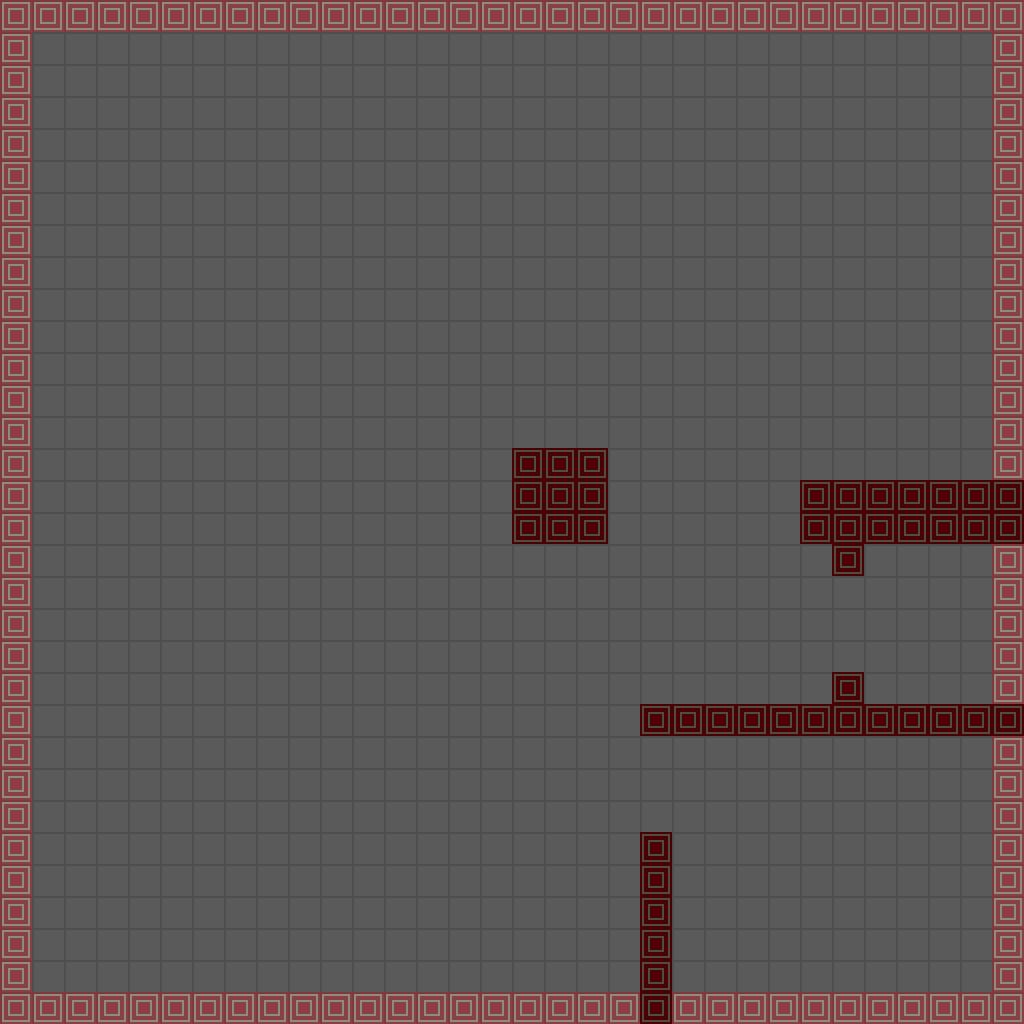

Tiled map render using the project's own tile images. Description and the map definition, with tile-layer contents summarised, below:
An orthogonal 32x32 tile map with 32x32 px tiles, 2 tile layers (world_1, collision), 2 tilesets and 20 objects (16x grave, player, musketeer, mage, knight).

<map version="1.0" orientation="orthogonal" renderorder="right-down" width="32" height="32" tilewidth="32" tileheight="32" nextobjectid="21">
 <properties>
  <property name="background_color" value="#898989" />
 </properties>
 <tileset firstgid="1" name="metatiles" tilewidth="32" tileheight="32">
  <image source="collision_tiles.png" width="160" height="32" />
  <tile id="0">
   <properties>
    <property name="type" value="solid" />
   </properties>
  </tile>
  <tile id="1">
   <properties>
    <property name="type" value="lslope" />
   </properties>
  </tile>
  <tile id="2">
   <properties>
    <property name="type" value="rslope" />
   </properties>
  </tile>
  <tile id="3">
   <properties>
    <property name="type" value="platform" />
   </properties>
  </tile>
  <tile id="4">
   <properties>
    <property name="type" value="breakable" />
   </properties>
  </tile>
 </tileset>
 <tileset firstgid="6" name="map_normal_1" tilewidth="32" tileheight="32">
  <image source="world_1_1.png" width="1024" height="1024" />
 </tileset>
 <layer name="world_1" width="32" height="32">
  <data>[1024 cells, 981 non-empty, 1 distinct tile ids]</data>
 </layer>
 <layer name="collision" width="32" height="32" opacity="0.3">
  <data>[1024 cells, 163 non-empty, 1 distinct tile ids]</data>
 </layer>
 <objectgroup name="entities">
  <object id="1" name="player" x="200" y="660" width="32" height="32" />
  <object id="2" name="musketeer" x="341" y="259" width="32" height="32" />
  <object id="3" name="mage" x="100" y="97" width="32" height="32" />
  <object id="4" name="knight" x="719" y="197" width="32" height="32" />
  <object id="5" name="grave" x="132" y="767" width="32" height="32" />
  <object id="6" name="grave" x="190" y="767" width="31" height="32" />
  <object id="7" name="grave" x="248" y="766" width="32" height="32" />
  <object id="8" name="grave" x="302" y="768" width="32" height="32" />
  <object id="9" name="grave" x="130" y="827" width="32" height="32" />
  <object id="10" name="grave" x="189" y="825" width="32" height="32" />
  <object id="11" name="grave" x="247" y="823" width="32" height="32" />
  <object id="12" name="grave" x="305" y="826" width="32" height="32" />
  <object id="13" name="grave" x="187.5" y="946.5" width="32" height="32" />
  <object id="14" name="grave" x="246.5" y="887.5" width="32" height="32" />
  <object id="15" name="grave" x="188.5" y="888.5" width="31" height="32" />
  <object id="16" name="grave" x="300.5" y="889.5" width="32" height="32" />
  <object id="17" name="grave" x="303.5" y="947.5" width="32" height="32" />
  <object id="18" name="grave" x="130.5" y="888.5" width="32" height="32" />
  <object id="19" name="grave" x="245.5" y="944.5" width="32" height="32" />
  <object id="20" name="grave" x="128.5" y="948.5" width="32" height="32" />
 </objectgroup>
</map>
